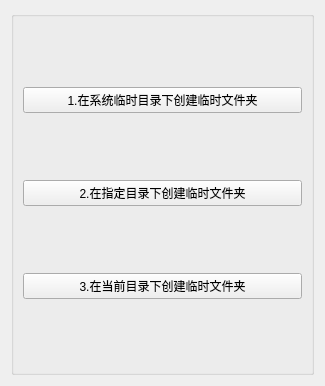
      <widget class="QWidget" name="pageTempDir">
       <property name="geometry">
        <rect>
         <x>0</x>
         <y>0</y>
         <width>325</width>
         <height>386</height>
        </rect>
       </property>
       <attribute name="icon">
        <iconset>
         <normaloff>:/images/images/806.bmp</normaloff>:/images/images/806.bmp</iconset>
       </attribute>
       <attribute name="label">
        <string>QTemporaryDir类</string>
       </attribute>
       <layout class="QHBoxLayout" name="horizontalLayout_2">
        <item>
         <widget class="QGroupBox" name="groupBox_5">
          <property name="toolTip">
           <string/>
          </property>
          <property name="title">
           <string/>
          </property>
          <layout class="QVBoxLayout" name="verticalLayout_7">
           <item>
            <widget class="QPushButton" name="pushButton_21">
             <property name="minimumSize">
              <size>
               <width>0</width>
               <height>25</height>
              </size>
             </property>
             <property name="toolTip">
              <string>在QDir::tempPath()返回的系统临时目录下创建临时文件夹</string>
             </property>
             <property name="text">
              <string>1.在系统临时目录下创建临时文件夹</string>
             </property>
            </widget>
           </item>
           <item>
            <widget class="QPushButton" name="pushButton_67">
             <property name="minimumSize">
              <size>
               <width>0</width>
               <height>25</height>
              </size>
             </property>
             <property name="toolTip">
              <string>在指定目录下创建临时文件夹</string>
             </property>
             <property name="text">
              <string>2.在指定目录下创建临时文件夹</string>
             </property>
            </widget>
           </item>
           <item>
            <widget class="QPushButton" name="pushButton_68">
             <property name="minimumSize">
              <size>
               <width>0</width>
               <height>25</height>
              </size>
             </property>
             <property name="toolTip">
              <string>在QDir::currentPath()表示的当前目录下创建临时文件夹</string>
             </property>
             <property name="text">
              <string>3.在当前目录下创建临时文件夹</string>
             </property>
            </widget>
           </item>
          </layout>
         </widget>
        </item>
       </layout>
      </widget>
